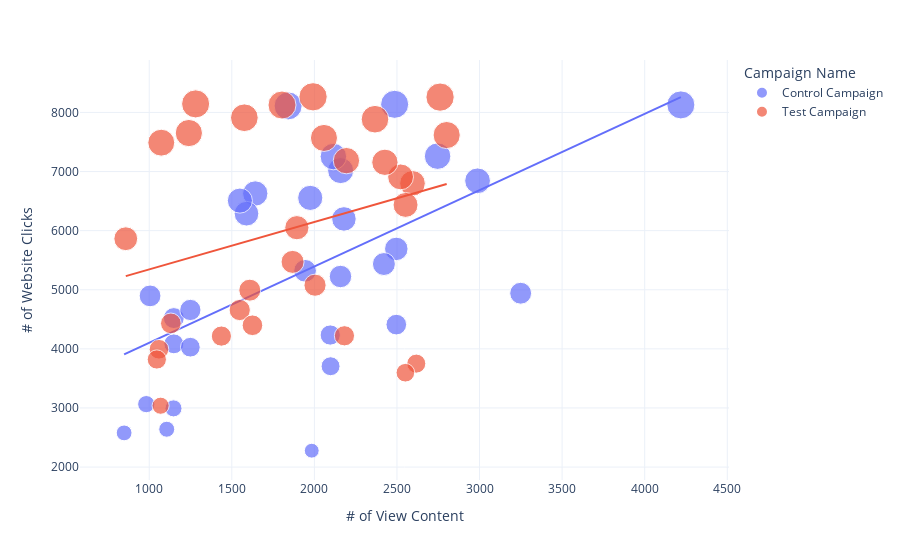

Notebook cell for this chart:
### Markdown cell above
There is a little bit difference about 0.5% between total purchases of Control Campaign and Test Campaign.

### Code cell
# relationship between number of website clicks and content view

figure = px.scatter(data_frame = merge_data, 
                    x="# of View Content",
                    y="# of Website Clicks", 
                    size="# of Website Clicks", 
                    color= "Campaign Name", 
                    trendline="ols")
figure.show()

### Figure 1 — Plotly figure (JSON) as saved in the notebook; plotly's stock layout.template omitted (floating-point values rounded to 4 significant figures)
{"data": [{"hovertemplate": "Campaign Name=Control Campaign<br># of View Content=%{x}<br># of Website Clicks=%{marker.size}<extra></extra>", "legendgroup": "Control Campaign", "marker": {"color": "#636efa", "size": [7016, 2277, 8137, 2993, 6554, 4521, 4896, 5224, 6628, 7253, 3706, 8110, 2578, 5691, 6843, 4410, 4085, 4234, 5435, 4941, 6287, 8127, 6508, 4658, 3065, 5321.0, 4028, 2640, 7260, 6198], "sizemode": "area", "sizeref": 20.66, "symbol": "circle"}, "mode": "markers", "name": "Control Campaign", "orientation": "v", "showlegend": true, "type": "scatter", "x": [2159, 1984, 2486, 1147, 1975, 1149, 1005, 2158, 1642, 2115, 2098, 1841, 848, 2496, 2988, 2496, 1149, 2096, 2421, 3249, 1589, 4219, 1549, 1249, 982, 1944.0, 1249, 1106, 2746, 2179], "xaxis": "x", "y": [7016, 2277, 8137, 2993, 6554, 4521, 4896, 5224, 6628, 7253, 3706, 8110, 2578, 5691, 6843, 4410, 4085, 4234, 5435, 4941, 6287, 8127, 6508, 4658, 3065, 5321.0, 4028, 2640, 7260, 6198], "yaxis": "y"}, {"hovertemplate": "<b>OLS trendline</b><br># of Website Clicks = 1.29125 * # of View Content + 2810.87<br>R<sup>2</sup>=0.326398<br><br>Campaign Name=Control Campaign<br># of View Content=%{x}<br># of Website Clicks=%{y} <b>(trend)</b><extra></extra>", "legendgroup": "Control Campaign", "marker": {"color": "#636efa", "symbol": "circle"}, "mode": "lines", "name": "Control Campaign", "showlegend": false, "type": "scatter", "x": [848, 982, 1005, 1106, 1147, 1149, 1149, 1249, 1249, 1549, 1589, 1642, 1841, 1944.0, 1975, 1984, 2096, 2098, 2115, 2158, 2159, 2179, 2421, 2486, 2496, 2496, 2746, 2988, 3249, 4219], "xaxis": "x", "y": [3906.0, 4079.0, 4109.0, 4239.0, 4292.0, 4295.0, 4295.0, 4424.0, 4424.0, 4811.0, 4863.0, 4931.0, 5188.0, 5321.0, 5361.0, 5373.0, 5517.0, 5520.0, 5542.0, 5597.0, 5599.0, 5625.0, 5937.0, 6021.0, 6034.0, 6034.0, 6357.0, 6669.0, 7006.0, 8259.0], "yaxis": "y"}, {"hovertemplate": "Campaign Name=Test Campaign<br># of View Content=%{x}<br># of Website Clicks=%{marker.size}<extra></extra>", "legendgroup": "Test Campaign", "marker": {"color": "#EF553B", "size": [3038, 8125, 3750, 8264, 7568, 3993, 4993, 6800, 7910, 6909, 7617, 4657, 6050, 5471, 4431, 5077, 7156, 3596, 3820, 6435, 8144, 7651, 7885, 4399, 4216, 5863, 7488, 4221, 7184, 8259], "sizemode": "area", "sizeref": 20.66, "symbol": "circle"}, "mode": "markers", "name": "Test Campaign", "orientation": "v", "showlegend": true, "type": "scatter", "x": [1069, 1804, 2617, 1992, 2058, 1059, 1609, 2594, 1576, 2522, 2801, 1548, 1894, 1868, 1131, 2004, 2427, 2551, 1046, 2552, 1281, 1240, 2367, 1625, 1437, 858, 1073, 2182, 2194, 2761], "xaxis": "x", "y": [3038, 8125, 3750, 8264, 7568, 3993, 4993, 6800, 7910, 6909, 7617, 4657, 6050, 5471, 4431, 5077, 7156, 3596, 3820, 6435, 8144, 7651, 7885, 4399, 4216, 5863, 7488, 4221, 7184, 8259], "yaxis": "y"}, {"hovertemplate": "<b>OLS trendline</b><br># of Website Clicks = 0.801598 * # of View Content + 4542.96<br>R<sup>2</sup>=0.078623<br><br>Campaign Name=Test Campaign<br># of View Content=%{x}<br># of Website Clicks=%{y} <b>(trend)</b><extra></extra>", "legendgroup": "Test Campaign", "marker": {"color": "#EF553B", "symbol": "circle"}, "mode": "lines", "name": "Test Campaign", "showlegend": false, "type": "scatter", "x": [858, 1046, 1059, 1069, 1073, 1131, 1240, 1281, 1437, 1548, 1576, 1609, 1625, 1804, 1868, 1894, 1992, 2004, 2058, 2182, 2194, 2367, 2427, 2522, 2551, 2552, 2594, 2617, 2761, 2801], "xaxis": "x", "y": [5231.0, 5381.0, 5392.0, 5400.0, 5403.0, 5450.0, 5537.0, 5570.0, 5695.0, 5784.0, 5806.0, 5833.0, 5846.0, 5989.0, 6040.0, 6061.0, 6140.0, 6149.0, 6193.0, 6292.0, 6302.0, 6440.0, 6488.0, 6565.0, 6588.0, 6589.0, 6622.0, 6641.0, 6756.0, 6788.0], "yaxis": "y"}], "layout": {"legend": {"itemsizing": "constant", "title": {"text": "Campaign Name"}, "tracegroupgap": 0}, "margin": {"t": 60}, "xaxis": {"anchor": "y", "domain": [0, 1], "title": {"text": "# of View Content"}}, "yaxis": {"anchor": "x", "domain": [0, 1], "title": {"text": "# of Website Clicks"}}}}
